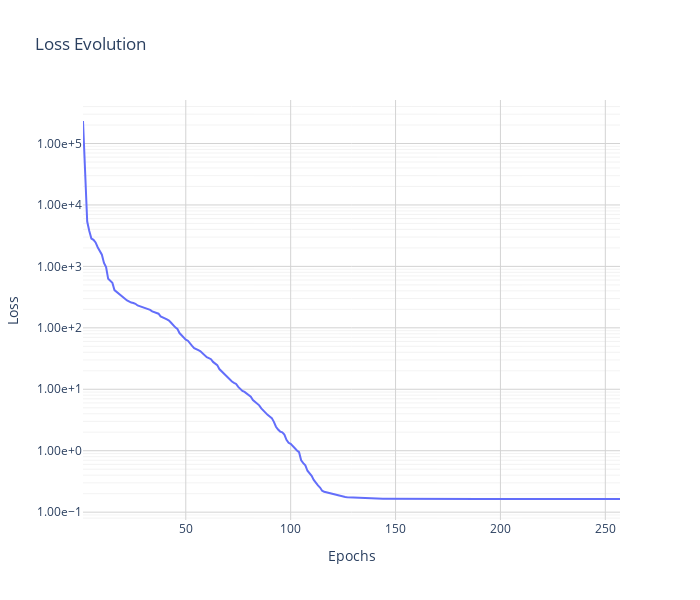

The cell this chart's notebook holds for it:
### Code cell
import plotly.graph_objects as go
import os

fig = go.Figure()

fig.add_trace(go.Scatter(
    x=epochs, 
    y=loss, 
    mode='lines', 
    name='Training Loss'
))

fig.update_layout(
    title="Loss Evolution",
    xaxis_title="Epochs",
    yaxis_title="Loss",
    yaxis_type="log",  
    template="plotly_white",  
    hovermode="x unified", 
    width=700,   
    height=600,  
    yaxis=dict(
        tickformat=".2e",      
        exponentformat="e",    
        dtick = 1,
        # showexponent="all"     
        minor=dict(
            showgrid=True,          
            gridwidth=0.8,          # Slightly thinner 
            # gridcolor='WhiteSmoke', 
            tickmode="auto"         
        )
    )
    
)

fig.update_xaxes(showgrid=True, gridwidth=1, gridcolor='LightGray')
fig.update_yaxes(showgrid=True, gridwidth=1, gridcolor='LightGray')

# Save the plot (saving as html keeps it interactive) 
save_name = "loss.html"
save_path = os.path.join(save_folder, save_name)
fig.write_html(save_path)

Optional: fig.show()

### Figure 1 — Plotly figure (JSON) as saved in the notebook; plotly's stock layout.template omitted (floating-point values rounded to 4 significant figures; data arrays with more than 128 entries replaced by an {"elided": "..."} marker saying what was removed)
{"data": [{"mode": "lines", "name": "Training Loss", "type": "scatter", "x": {"elided": "257 int values"}, "y": {"elided": "257 float values"}}], "layout": {"height": 600, "hovermode": "x unified", "title": {"text": "Loss Evolution"}, "width": 700, "xaxis": {"gridcolor": "LightGray", "gridwidth": 1, "showgrid": true, "title": {"text": "Epochs"}}, "yaxis": {"dtick": 1, "exponentformat": "e", "gridcolor": "LightGray", "gridwidth": 1, "minor": {"gridwidth": 0.8, "showgrid": true, "tickmode": "auto"}, "showgrid": true, "tickformat": ".2e", "title": {"text": "Loss"}, "type": "log"}}}
